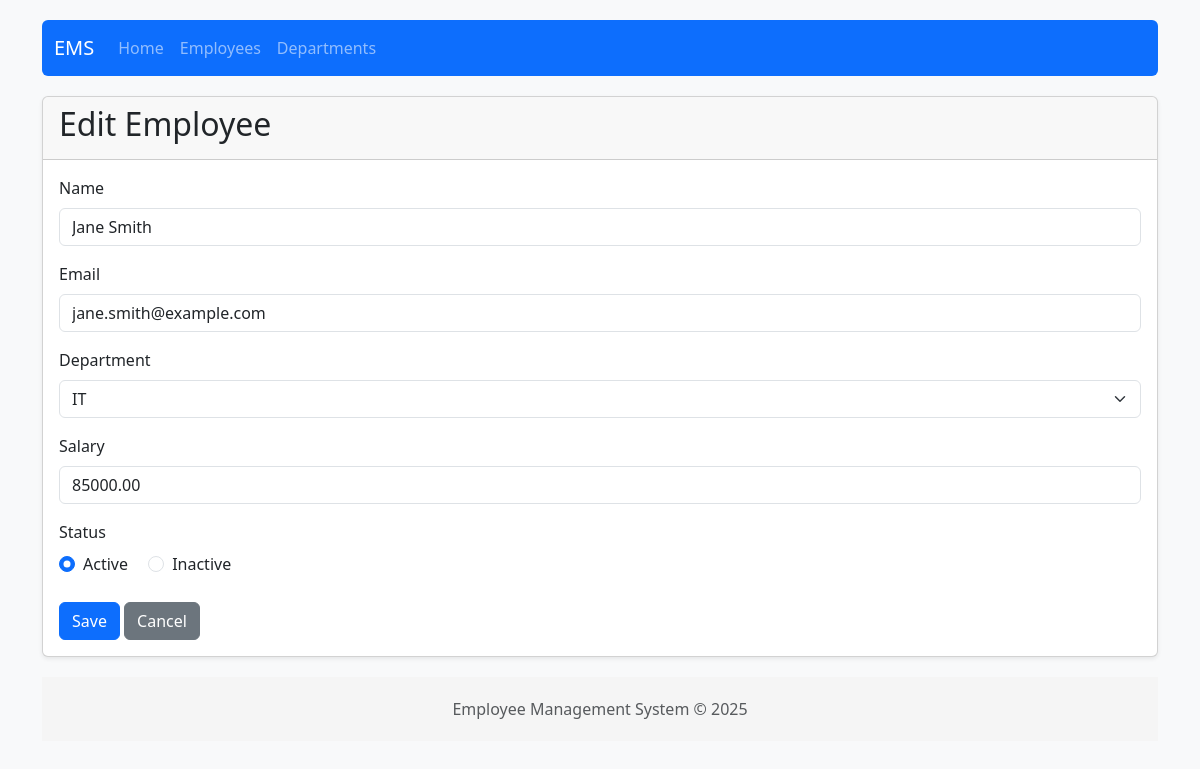
/employees/2/update/, run on the app's committed database.
### employees/models.py (models this page shows, shortened)
class Employee(models.Model):
    STATUS_CHOICES = (
        (True, 'Active'),
        (False, 'Inactive'),
    )
    name = models.CharField(max_length=100)
    email = models.EmailField(unique=True)
    department = models.ForeignKey(Department, on_delete=models.CASCADE)
    salary = models.DecimalField(max_digits=10, decimal_places=2)
    status = models.BooleanField(default=True, choices=STATUS_CHOICES)

### employees/views.py (the view)
# urls.py: path('employees/<int:pk>/update/', views.employee_update, name='employee_update'),
def employee_update(request, pk):
    employee = get_object_or_404(Employee, pk=pk)
    if request.method == 'POST':
        form = EmployeeForm(request.POST, instance=employee)
        if form.is_valid():
            form.save()
            messages.success(request, 'Employee updated successfully!')
            return redirect('employee_list')
    else:
        form = EmployeeForm(instance=employee)
    return render(request, 'employees/employee_form.html', {'form': form, 'employee': employee})

### employees/forms.py (shortened to what this page needs)
class EmployeeForm(forms.ModelForm):
    class Meta:
        model = Employee
        fields = ['name', 'email', 'department', 'salary', 'status']

### employees/templates/employees/employee_form.html (shortened to what this page needs)
{% extends 'employees/base.html' %}
{% block content %}
<div class="card">
    <div class="card-header">
        <h2>{% if employee %}Edit{% else %}Add New{% endif %} Employee</h2>
    </div>
    <div class="card-body">
        <form method="post" novalidate>
            <div class="mb-3">
                <label for="{{ form.name.id_for_label }}" class="form-label">Name</label>
                <input type="text" class="form-control {% if form.name.errors %}is-invalid{% endif %}"
                       id="{{ form.name.id_for_label }}" name="{{ form.name.name }}"
                       value="{{ form.name.value|default:'' }}">
            </div>
            <div class="mb-3">
                <label for="{{ form.email.id_for_label }}" class="form-label">Email</label>
                <input type="email" class="form-control {% if form.email.errors %}is-invalid{% endif %}"
                       id="{{ form.email.id_for_label }}" name="{{ form.email.name }}"
                       value="{{ form.email.value|default:'' }}">
            </div>
            <div class="mb-3">
                <label for="{{ form.department.id_for_label }}" class="form-label">Department</label>
                <select class="form-select {% if form.department.errors %}is-invalid{% endif %}"
                        id="{{ form.department.id_for_label }}" name="{{ form.department.name }}">
                    {% for choice in form.department.field.queryset %}
                        <option value="{{ choice.id }}"
                            {% if form.department.value|stringformat:"s" == choice.id|stringformat:"s" %}selected{% endif %}>
                            {{ choice.name }}
                        </option>
                    {% endfor %}
                </select>
            </div>
            <div class="mb-3">
                <label for="{{ form.salary.id_for_label }}" class="form-label">Salary</label>
                <input type="number" step="0.01" class="form-control {% if form.salary.errors %}is-invalid{% endif %}"
                       id="{{ form.salary.id_for_label }}" name="{{ form.salary.name }}"
                       value="{{ form.salary.value|default:'' }}">
            </div>
            <div class="mb-3">
                <label class="form-label">Status</label>
                <div>
                    <div class="form-check form-check-inline">
                        <input class="form-check-input" type="radio" name="{{ form.status.name }}"
                               id="{{ form.status.id_for_label }}_active" value="True"
                               {% if form.status.value == True or not employee %}checked{% endif %}>
                        <label class="form-check-label" for="{{ form.status.id_for_label }}_active">Active</label>
                    </div>
                    <div class="form-check form-check-inline">
                        <input class="form-check-input" type="radio" name="{{ form.status.name }}"
                               id="{{ form.status.id_for_label }}_inactive" value="False"
                               {% if form.status.value == False %}checked{% endif %}>
                        <label class="form-check-label" for="{{ form.status.id_for_label }}_inactive">Inactive</label>
                    </div>
                </div>
            </div>
            <div class="mt-4">
                <button type="submit" class="btn btn-primary">Save</button>
                <a href="{% url 'employee_list' %}" class="btn btn-secondary">Cancel</a>
            </div>
        </form>
    </div>
</div>
{% endblock %}

### employees/templates/employees/base.html (style rules this page uses)
body { padding-top: 20px; background-color: #f8f9fa; }
.card { box-shadow: 0 0.125rem 0.25rem rgba(0, 0, 0, 0.075); margin-bottom: 20px; }

### data on the page
Employee: name "Jane Smith", email "jane.smith@example.com", salary "85000.00"

### other printed values
form field department "IT"
